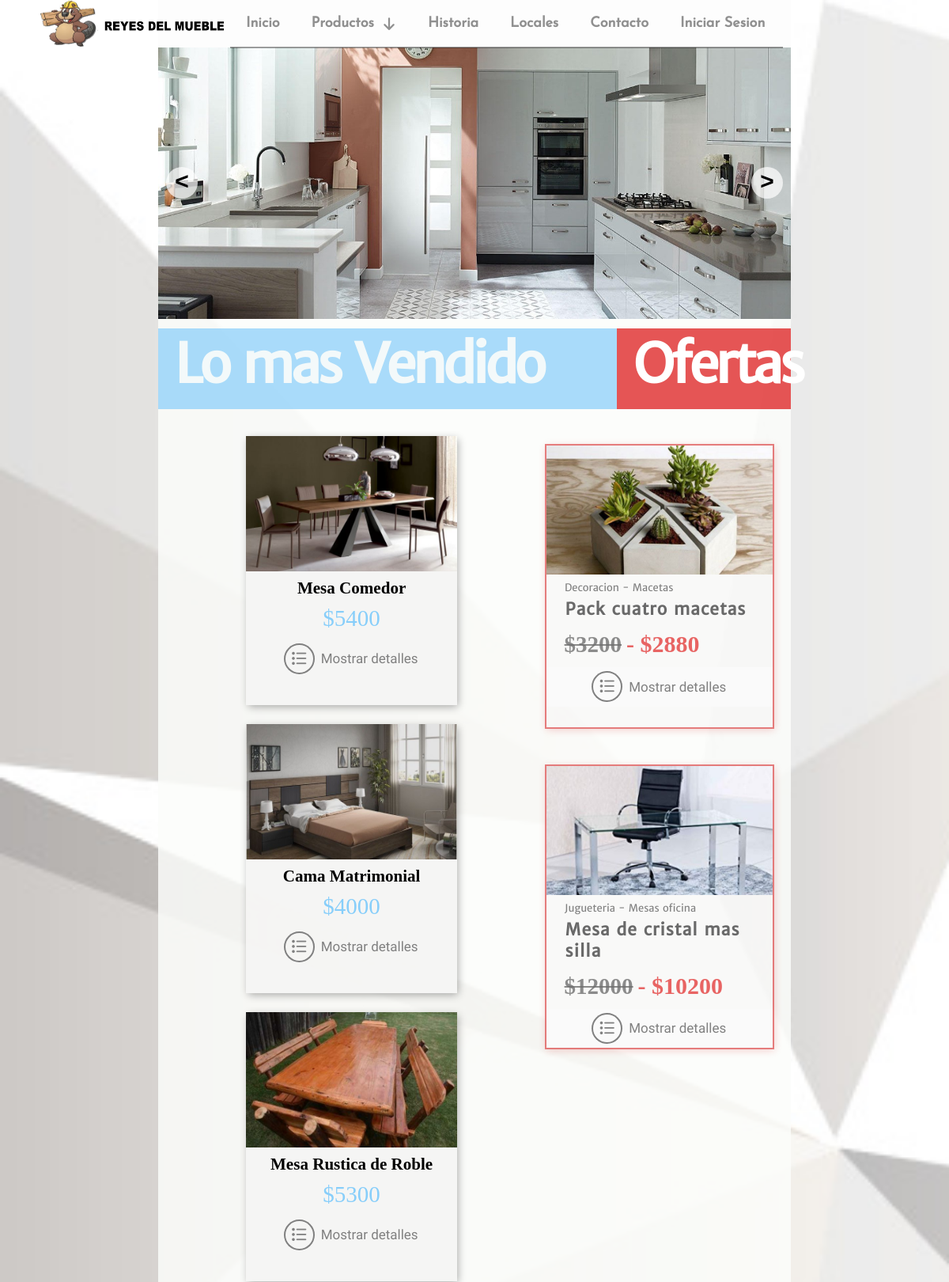
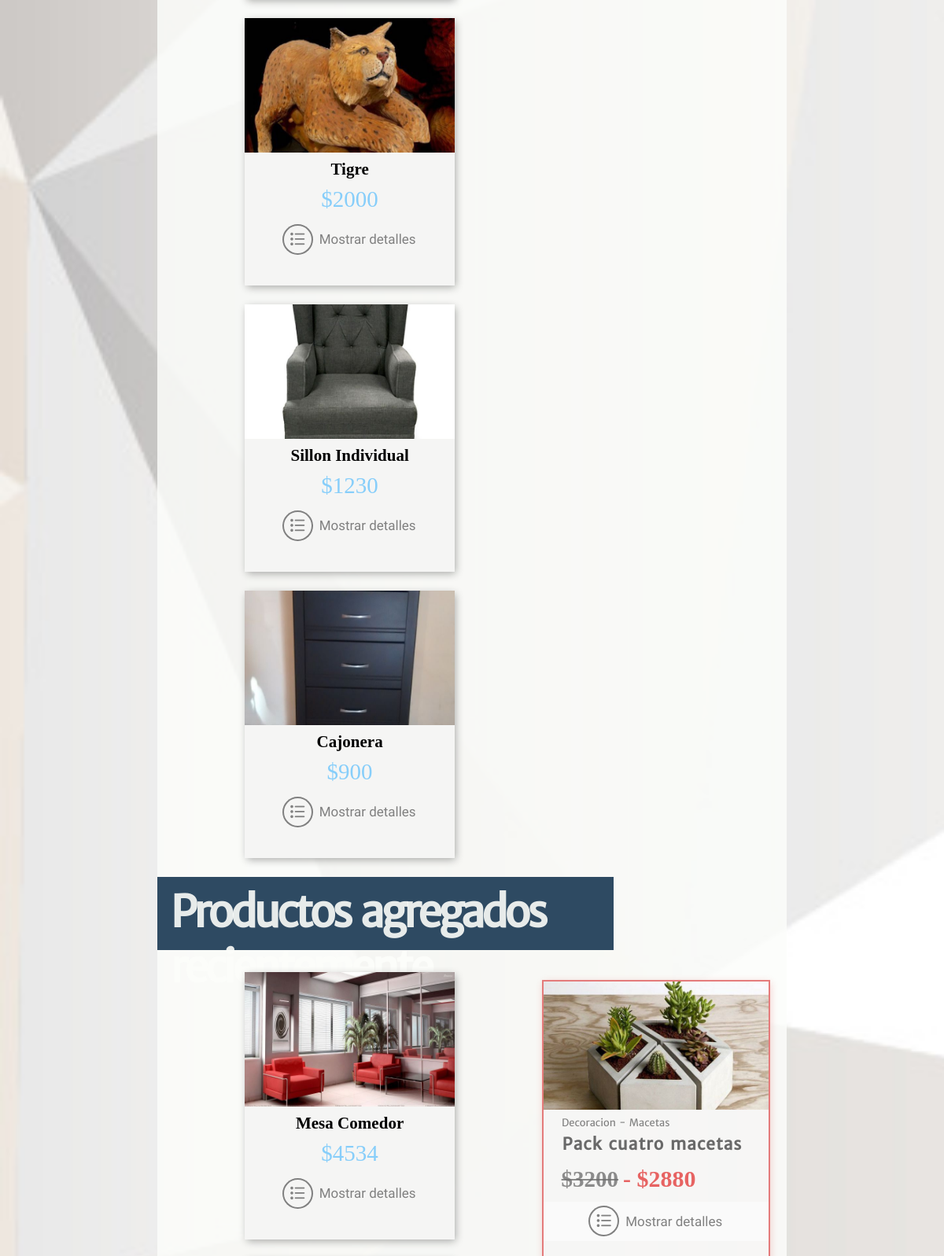
The page / (upper part) on the database its author committed (2 pictures, top to bottom).
### tables this page shows
CREATE TABLE `muebles` (
  `id_mueble` int(12) NOT NULL,
  `nombre` text NOT NULL,
  `descripcion` varchar(200) NOT NULL,
  `precio` int(11) NOT NULL,
  `imagen` varchar(100) NOT NULL,
  `color` text NOT NULL,
  `medida` text NOT NULL,
  `tipos` int(12) NOT NULL,
  `fecha` int(11) NOT NULL,
  `pago` int(11) NOT NULL,
  `descuento` int(11) NOT NULL
);

CREATE TABLE `tipo` (
  `id_tipo` int(11) NOT NULL,
  `tipo` text NOT NULL
);

### includes/mostrar.php (the view, shortened to what this page needs)
<div class="imagen <?php echo $p; ?>">
<a class='aproduc' href="producto.php?id_mueble=<?php echo $datos['id_mueble']?>&tipos=<?php echo $datos['tipos']?>">
<?php
if(!file_exists($datos['imagen'])||$datos['imagen']=='')
{echo '<img src="Imagenes/Productos/aa.jpg" >';}
   else{
   echo '<img src="'.$datos['imagen'].'" >';
}?>
	<div id="n">
       <?php echo "<h1>".$datos['nombre']."</h1>"; ?>
 		</div>
	<?php
	if(isset($_SESSION['user']))
	{
       echo "<div class='pre'>";
       echo '$'.$datos['precio'];
	echo "</div>";
	}
	else
	{
	echo "<div class='preno'>";
       echo '$'.$datos['precio'];
	echo "</div>";
	}
	?>
	</a>
	<div class="mostrard" onclick="descripcion(this,<?php echo $p;?>);"><div class="d"></div><p id="md">Mostrar detalles</p></div>
</div>

### index.php (shortened to what this page needs)
<html lang="es">
<head>
    <link rel="stylesheet" type="text/css" href="css/index.css">
	<link rel="stylesheet" type="text/css" href="css/component.css">
</head>
<body>
		<?php include_once 'includes/header.php';?>
		<?php include_once 'includes/slider.php';?>
		<section id="section1">
               <div class="toph2">
               <h2 id="top">Lo mas Vendido</h2>
			   <h2 id="of">Ofertas</h2>
               </div>
				<article>
				<div id="imagenes">
                <?php
                $query="SELECT * FROM muebles WHERE descuento < 1 ORDER BY `pago` DESC LIMIT 6";
                $resultado=$conexion->query($query);
                while($datos=$resultado->fetch_assoc())
                {	$p=$p+1;
                    include 'includes/mostrar.php';
                }
                ?>
				</div>
               <div class="ofertas">
               <?php include 'includes/ofertas.php';?>
			   </div>
			</article>
			<div class="toph2">
               <h2 id="agregados">Productos agregados recientemente</h2>
			 </div>
			<article>
				<div id="imagenes">
              		<?php
				$sql="SELECT * FROM muebles WHERE descuento < 1 LIMIT 9";
				$consulta=$conexion->query($sql);
				while($datos=$consulta->fetch_assoc())
                {
                $p=$p+1;
                include 'includes/mostrar.php';
                }
				?>
				</div>
               <div class="ofertas">
              <?php include 'includes/ofertas.php';?>
			   </div>
			</article>
        </section> <div id="F"></div>
		<?php include 'includes/footer.php';?>
</body>
</html>

### includes/ofertas.php (shortened to what this page needs)
<?php
require("conexion.php");
$query="SELECT * FROM muebles WHERE descuento > 0 ORDER BY RAND() ASC LIMIT 0, 2";
$resultado=$conexion->query($query);
while($oferta=$resultado->fetch_assoc())
{	$GLOBALS['p']=$GLOBALS['p']+1;
	?>
	<div class="oferta <?php echo $p; ?>">
	<a class='aproduc' href="producto.php?id_mueble=<?php echo $oferta['id_mueble']?>&tipos=<?php echo $oferta['tipos']?>">
	<?php
	if(!file_exists($oferta['imagen'])||$oferta['imagen']=='')
	{echo '<img src="Imagenes/Productos/aa.jpg" >';}
    else
	{
	   echo '<img src="'.$oferta['imagen'].'" >';
	}
 		echo "<div id='subcatego'>";
 		switch($oferta['tipos'])
			 {
			case 4:case 5:{echo "Decoracion - ";break;}
			case 8:case 9:{echo "Jugueteria - ";break;}
			}
		$query3="SELECT t.tipo FROM muebles m JOIN tipo t ON ".$oferta['tipos']."=t.id_tipo";
        $resultado3=$conexion->query($query3);
        $row3=$resultado3->fetch_assoc();
        echo $row3['tipo'];
 		echo "</div>";
 		?>
		<div id="nof">
        <?php echo "<h1>".$oferta['nombre']."</h1>"; ?>
  		</div>
		<div id="precios">
        <?php
        echo "<div id='pre1'>$".$oferta['precio'];echo"</div>";
 		$descuento=$oferta['precio']*$oferta['descuento']/100;
		echo " <div id='pre2'>- $".($oferta['precio']-$descuento);echo "</div>";
		?>
		</div>
		</a>
		<div class="mostrarofe" onclick="descripcionof(this,<?php echo $p;?>);"><div class="d"></div><p id="md">Mostrar detalles</p></div>
	</div>
	<?php
}
?>

### css/index.css (style rules this page uses)
* { margin: 0; padding: 0; text-rendering: optimizelegibility; }
body { background-image: url(../Imagenes/body.jpg); background-repeat: no-repeat; background-attachment: fixed; background-size:cover; display: flex; flex-direction:column; justify-content: flex-start; margin: 0 auto; }
#section1 { display: flex; padding-top: 1.5%; flex-direction: column; justify-content: flex-start; background: rgba(252, 253, 250, 0.83); }
.toph2 #top { color: rgba(252, 253, 250, 0.9); background: rgba(135, 206, 250, .7); width: 72.5%; height: 1.5em; font-family: 'Merriweather Sans'; font-size: 68px; padding-top: 10px; font-weight: 800; cursor:default; user-select: none; padding-left: .3em; line-height: 70px; letter-spacing: -4px; margin-bottom: .5em; }
.toph2 #of { color: white; padding-left: .3em; background: rgba(220, 15, 15, 0.70); width: 27.5%; height: 1.5em; cursor:default; user-select: none; font-family: 'Merriweather Sans'; font-size: 68px; padding-top: 10px; font-weight: 800; line-height: 70px; letter-spacing: -4px; margin-bottom: .5em; }
.toph2 { display: flex; justify-content: flex-start; }
.toph2 #agregados { color: rgba(252, 253, 250, 0.9); background: #2E4A62; width: 72.5%; height: 1.7em; font-family: 'Merriweather Sans'; font-size: 55px; padding-top: 10px; font-weight: 800; cursor:default; user-select: none; padding-left: .3em; line-height: 70px; letter-spacing: -4px; margin-bottom: .5em; }
article { display: flex; flex-direction: row; justify-content: space-around; }
.aproduc { text-decoration: none;color: black; }
#imagenes { display:flex; flex-wrap:wrap; justify-content: space-around; flex-direction:row; width:930px; }
.preno { color:#87CEFA; font-family:calibri light; font-size:29px; margin-bottom: 0.5em; }
#n { font-size: 18px; cursor:text;width: 267px; font-family:calibri light;padding: .5em; }
.mostrard { cursor:pointer; display: flex; justify-content: center; width: 100%;align-items: center; line-height: 40px; margin-bottom: .3em; }
#md { font-size: 17px; color: gray; font-family: Roboto; margin-left: 10px; }
.d { box-shadow: 0 0 0 2px gray; transition: background 0.2s, color 0.2s; cursor: pointer; width: 35px; height: 35px; border-radius: 50%; text-align: center; color: gray; }
.d:before { content:"\e006"; font-family: ecoicon; speak: none; font-size: 20px; line-height: 35px; font-style: normal; font-weight: normal; font-variant: normal; text-transform: none; }
.imagen { max-width: 267px; height: 340px; display: flex; flex-direction: column; justify-content: flex-start; box-shadow: 2px 3px 10px -1px rgba(0,0,0,0.33); text-align:center; overflow:hidden; background: rgba(245, 245, 245,0.927); margin-bottom: 1.5em; }
.imagen img { width:267px; height:171px; }
.ofertas { display: flex;flex-direction: column; margin-right:1.3em; }
.oferta { max-width: 290px; height: 360px; display: flex; flex-direction: column; justify-content: flex-start; box-shadow: 1px 2px 10px -1px rgba(210,0,0,0.2); text-align:center; -webkit-transition:all .9s ease; overflow:hidden; background: rgba(245,245,245,.4); margin-bottom: 35px; margin-top: 10px; border: 2px solid rgba(210,0,0,0.5); }
.oferta img { width:290px; height:auto; }
#precios { display: flex; justify-content: flex-start; text-align: left; margin-left: 1.4em; margin-bottom: .2em; }
#subcatego { font-size: 13px; color: gray; text-align: left; margin-top: .6em;margin-left: 1.75em; font-family: 'Merriweather Sans'; }
#nof { font-size: 18px; letter-spacing: 1.05px; text-align: left; margin-left: 1em; color: rgba(90,90,90,.9); padding: .3em; font-family: 'Merriweather Sans'; cursor: text; }
#pre1 { line-height: 51px; color: rgba(111,111,111,0.8); font-family:'calibri light'; font-size: 29px; font-weight: 700; text-decoration:line-through; }
#pre2 { line-height: 50px; color: rgba(220,0,0,0.6); font-family:'calibri light'; font-size: 30px; font-weight: 700; margin-left: 6px; }
.mostrarofe { cursor:pointer; display: flex; background: rgba(250,250,250,0.9); align-self: flex-end; justify-content: center; width: 100%; align-items: center; height: 50px; line-height: 40px; }

### css/footer.css (style rules this page uses)
* { margin: 0; padding: 0; -webkit-box-sizing:border-box; -moz-box-sizing:border-box; box-sizing: border-box; }

### rows shown on the page
muebles: imagen (picture), nombre "Mesa Comedor", precio "5400"
muebles: imagen (picture), nombre "Cama Matrimonial", precio "4000"
muebles: imagen (picture), nombre "Mesa Rustica de Roble", precio "5300"
muebles: imagen (picture), nombre "Tigre", precio "2000"
muebles: imagen (picture), nombre "Sillon Individual", precio "1230"
muebles: imagen (picture), nombre "Cajonera", precio "900"
muebles: imagen (picture), tipos "Decoracion -", tipo.tipo "Macetas", nombre "Pack cuatro macetas", precio "3200", $oferta['precio']-$descuento "2880"
muebles: imagen (picture), tipos "Jugueteria -", tipo.tipo "Mesas oficina", nombre "Mesa de cristal mas silla", precio "12000", $oferta['precio']-$descuento "10200"
muebles: imagen (picture), nombre "Mesa Comedor", precio "4534"
